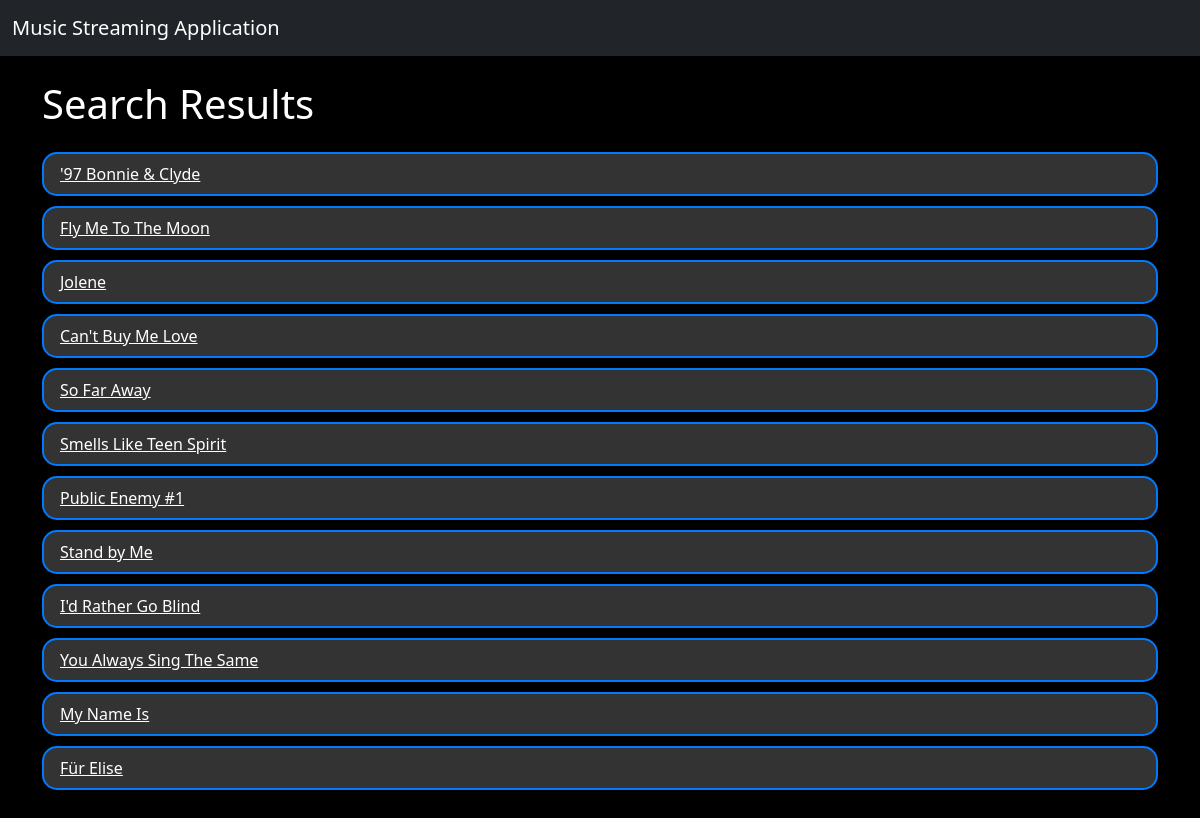
/search_results, run on the app's committed database.
### app.py (models this page shows, shortened)
class Song(db.Model):
    __tablename__ = "songs"
    id = db.Column(db.Integer, primary_key=True)
    filename = db.Column(db.String(255))
    title = db.Column(db.String(255), nullable=False)
    singer = db.Column(db.String(255))
    artist = db.Column(db.String(255), nullable=False)
    lyrics = db.Column(db.Text)
    album = db.Column(db.String(255))
    release_date = db.Column(db.Date)
    user_id = db.Column(db.Integer, db.ForeignKey('users.id'))
    genre = db.Column(db.String(255), nullable=False)
    created_at = db.Column(db.DateTime, default=datetime.utcnow)
    rating = db.Column(db.Float, default=0.0)
    user_rating = db.relationship('Rating', backref='song', lazy=True, cascade='all, delete-orphan')
    playlists_association = db.relationship(
        "Playlist",
        secondary="playlist_song_association",
        back_populates="associated_songs"
    )
    albums_association = db.relationship(
        "Album",
        secondary="album_song_association",
        back_populates="songs"
    )

### app.py (the view)
@app.route('/search_results', methods=['GET'])
def search_results():
    query = request.args.get('query', '')
    matching_songs = Song.query.filter(Song.title.ilike(f'%{query}%')).all()
    return render_template('search_results.html', matching_songs=matching_songs)

### templates/search_results.html (shortened to what this page needs)
{% extends "base.html" %}
{% block content %}
<div class="container mt-4">
    <h1 class="text-white mb-4">Search Results</h1>
    <div class="track-list">
        <ul class="list-group">
            {% for song in matching_songs %}
                <li class="list-group-item" style="background-color: #333; border: 2px solid #007bff; border-radius: 15px; margin-bottom: 10px;">
                    <a href="{{ url_for('song_details', song_id=song.id) }}" class="text-white">{{ song.title }}</a>
                </li>
            {% endfor %}
        </ul>
    </div>
</div>
{% endblock %}

### templates/base.html (shortened to what this page needs)
<!DOCTYPE html>
<html lang="en">
<head>
    <link href="https://cdn.jsdelivr.net/npm/bootstrap@5.3.2/dist/css/bootstrap.min.css" rel="stylesheet">
</head>
<body>
    <nav class="navbar navbar-expand-lg navbar-dark bg-dark">
        <div class="container-fluid">
            <a class="navbar-brand" {% if current_user.is_authenticated %} href="{{ url_for('user_homepage') }}" {% else %} href="{{ url_for('index') }}" {% endif %}>Music Streaming Application</a>
        </div>
    </nav>
    {% block content %}{% endblock %}
</body>
</html>

### templates/base.html (style rules this page uses)
body { background-color: #000000; background-size: cover; background-position: center; height: 100vh; overflow: hidden; }
.container { position: relative; min-height: 100vh; }

### data on the page
Song: title "'97 Bonnie & Clyde"
Song: title "Fly Me To The Moon"
Song: title "Jolene"
Song: title "Can't Buy Me Love"
Song: title "So Far Away"
Song: title "Smells Like Teen Spirit"
Song: title "Public Enemy #1"
Song: title "Stand by Me"
Song: title "I'd Rather Go Blind"
Song: title "You Always Sing The Same"
Song: title "My Name Is"
Song: title "Für Elise"
